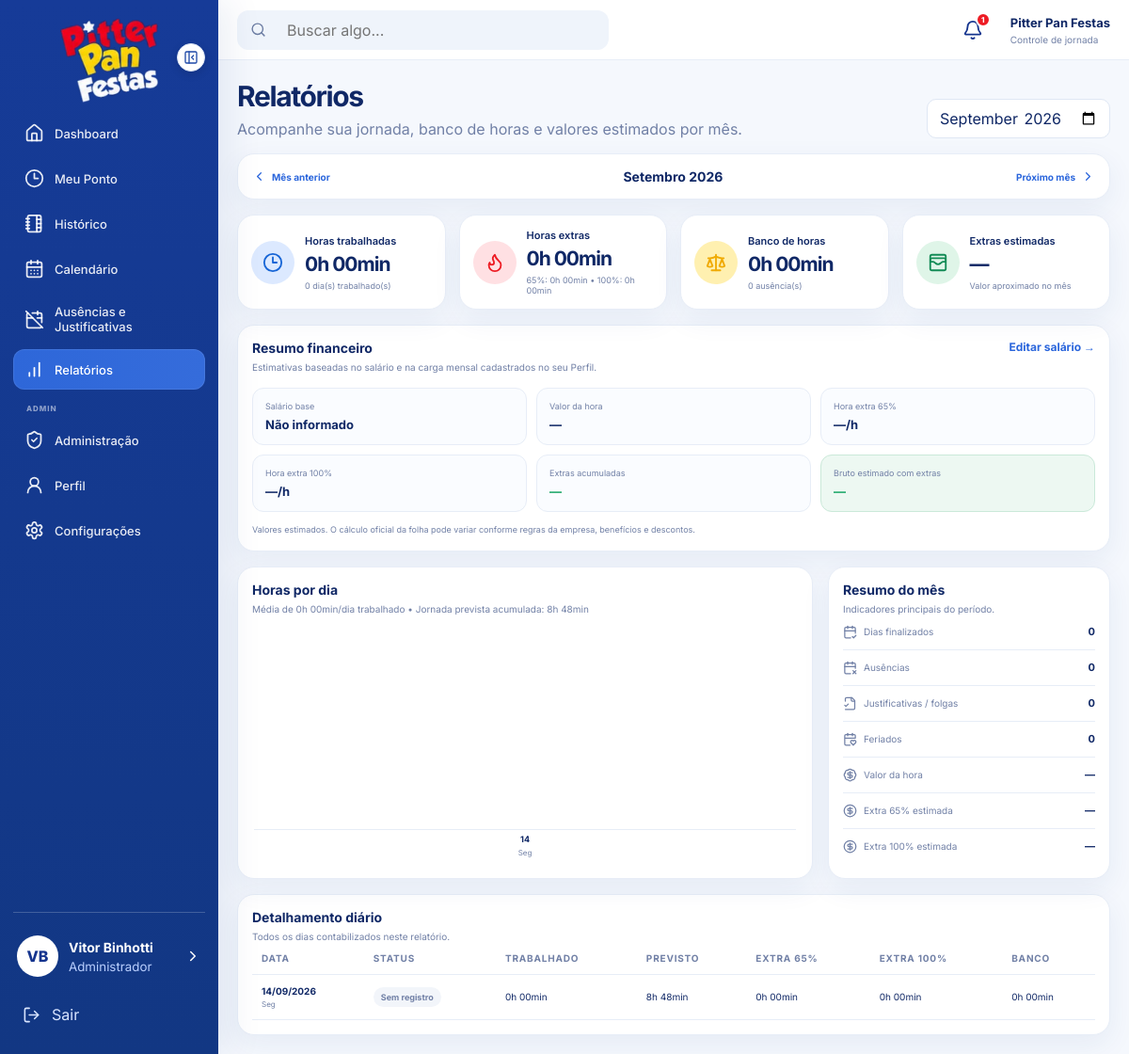
The app's page /public/?route=reports (signed in) with its own data.
### tables this page shows
CREATE TABLE users (
    id BIGINT UNSIGNED AUTO_INCREMENT PRIMARY KEY,
    name VARCHAR(120) NOT NULL,
    email VARCHAR(160) NOT NULL UNIQUE,
    password VARCHAR(255) NOT NULL,
    role ENUM('admin', 'employee') NOT NULL DEFAULT 'employee',
    salary DECIMAL(10,2) NULL,
    daily_minutes SMALLINT UNSIGNED NOT NULL DEFAULT 528 COMMENT '8h48 = 528 minutos',
    monthly_hours SMALLINT UNSIGNED NOT NULL DEFAULT 220,
    workday_start TIME NOT NULL DEFAULT '08:00:00',
    workday_end TIME NOT NULL DEFAULT '17:48:00',
    lunch_start_time TIME NOT NULL DEFAULT '12:00:00',
    lunch_minutes SMALLINT UNSIGNED NOT NULL DEFAULT 60,
    theme ENUM('light', 'dark') NOT NULL DEFAULT 'light',
    notifications_enabled TINYINT(1) NOT NULL DEFAULT 1,
    browser_notifications TINYINT(1) NOT NULL DEFAULT 0,
    notification_before_minutes SMALLINT UNSIGNED NOT NULL DEFAULT 10,
    notification_after_minutes SMALLINT UNSIGNED NOT NULL DEFAULT 5,
    notify_entry_enabled TINYINT(1) NOT NULL DEFAULT 1,
    notify_lunch_start_enabled TINYINT(1) NOT NULL DEFAULT 1,
    notify_lunch_return_enabled TINYINT(1) NOT NULL DEFAULT 1,
    notify_clock_out_enabled TINYINT(1) NOT NULL DEFAULT 1,
    avatar_path VARCHAR(255) NULL,
    is_active TINYINT(1) NOT NULL DEFAULT 1,
    created_at TIMESTAMP NOT NULL DEFAULT CURRENT_TIMESTAMP,
    updated_at TIMESTAMP NOT NULL DEFAULT CURRENT_TIMESTAMP ON UPDATE CURRENT_TIMESTAMP
);

### app/Views/reports/index.php (the view, shortened to what the rows shown need)
<?php
function reportMinutes(int $minutes): string
{
    $hours = intdiv(abs($minutes), 60);
    $mins = abs($minutes) % 60;
    return $hours . 'h ' . str_pad((string)$mins, 2, '0', STR_PAD_LEFT) . 'min';
}
function reportSignedMinutes(int $minutes): string
{
    if ($minutes === 0) {
        return '0h 00min';
    }
    return ($minutes > 0 ? '+' : '-')
        . reportMinutes($minutes);
}
$weekdayNames = [
    1 => 'Seg',
    2 => 'Ter',
    3 => 'Qua',
    4 => 'Qui',
    5 => 'Sex',
    6 => 'Sáb',
    7 => 'Dom',
];
?>
<div class="page-heading reports-page-heading">
    <div>
        <h1>Relatórios</h1>
    </div>
</div>
<div class="report-stats-grid">
    <article class="stat-card report-stat-card">
        <div>
            <small>Horas trabalhadas</small>
            <strong><?= reportMinutes($totalWorked) ?></strong>
            <span class="muted"><?= $daysWorked ?> dia(s) trabalhado(s)</span>
        </div>
    </article>
    <article class="stat-card report-stat-card">
        <div>
            <small>Horas extras</small>
            <strong><?= reportMinutes($totalExtra65 + $totalExtra100) ?></strong>
            <span class="muted">
                65%: <?= reportMinutes($totalExtra65) ?> •
                100%: <?= reportMinutes($totalExtra100) ?>
            </span>
        </div>
    </article>
    <article class="stat-card report-stat-card">
        <div>
            <small>Banco de horas</small>
            <strong class="<?= $totalBank > 0 ? 'balance-positive' : ($totalBank < 0 ? 'balance-negative' : '') ?>">
                <?= reportSignedMinutes($totalBank) ?>
            </strong>
            <span class="muted"><?= $absences ?> ausência(s)</span>
        </div>
    </article>
</div>
<div class="reports-main-grid">
    <section class="panel report-chart-panel">
        <div class="panel-title-row">
            <div>
                <h3>Horas por dia</h3>
                <p>
                    Média de <?= reportMinutes($averageWorked) ?>/dia trabalhado
                    • Jornada prevista acumulada: <?= reportMinutes($totalExpected) ?>
                </p>
            </div>
        </div>
        <?php if ($rows === []): ?>
            <div class="empty-state report-empty-chart">
                Nenhum dado disponível para este mês.
            </div>
        <?php else: ?>
            <div class="monthly-bars">
                <?php foreach ($rows as $row):
                ?>
                    <div class="monthly-bar-col" title="<?= date('d/m/Y', strtotime($row['date'])) ?> • <?= reportMinutes($row['worked']) ?>">
                        <div class="monthly-bar-track">
                        </div>
                        <strong><?= date('d', strtotime($row['date'])) ?></strong>
                        <small><?= e($weekdayNames[$row['weekday']] ?? '') ?></small>
                    </div>
                <?php endforeach; ?>
            </div>
        <?php endif; ?>
    </section>
    <section class="panel report-summary-panel">
        <div class="report-summary-list">
            <div>
                <span><i data-lucide="calendar-check-2"></i> Dias finalizados</span>
                <strong><?= $completedDays ?></strong>
            </div>
            <div>
                <span><i data-lucide="calendar-x-2"></i> Ausências</span>
                <strong><?= $absences ?></strong>
            </div>
            <div>
                <span><i data-lucide="file-check-2"></i> Justificativas / folgas</span>
                <strong><?= $justifiedDays ?></strong>
            </div>
            <div>
                <span><i data-lucide="calendar-heart"></i> Feriados</span>
                <strong><?= $holidays ?></strong>
            </div>
        </div>
    </section>
</div>
<section class="panel report-table-panel">
    <?php if ($rows === []): ?>
        <div class="empty-state">Nenhum registro encontrado.</div>
    <?php else: ?>
        <div class="report-table-wrap">
            <table class="report-table">
                <thead>
                    <tr>
                        <th>Data</th>
                        <th>Status</th>
                        <th>Trabalhado</th>
                        <th>Previsto</th>
                        <th>Extra 65%</th>
                        <th>Extra 100%</th>
                        <th>Banco</th>
                    </tr>
                </thead>
                <tbody>
                    <?php foreach (array_reverse($rows) as $row): ?>
                        <tr>
                            <td>
                                <strong><?= date('d/m/Y', strtotime($row['date'])) ?></strong>
                                <small><?= e($weekdayNames[$row['weekday']] ?? '') ?></small>
                            </td>
                            <td>
                                <span class="report-status <?= e($row['statusClass']) ?>">
                                    <?= e($row['status']) ?>
                                </span>
                            </td>
                            <td><?= reportMinutes($row['worked']) ?></td>
                            <td><?= reportMinutes($row['expected']) ?></td>
                            <td><?= reportMinutes($row['extra65']) ?></td>
                            <td><?= reportMinutes($row['extra100']) ?></td>
                            <td class="<?= $row['bank'] > 0 ? 'balance-positive' : ($row['bank'] < 0 ? 'balance-negative' : '') ?>">
                                <?= reportSignedMinutes($row['bank']) ?>
                            </td>
                        </tr>
                    <?php endforeach; ?>
                </tbody>
            </table>
        </div>
    <?php endif; ?>
</section>

### app/Views/layouts/app.php (shortened to what the rows shown need)
<?php
$currentUser = authUser();
$viewUser = $user ?? null;
$theme = $viewUser['theme'] ?? 'light';
?>
<!DOCTYPE html>
<html lang="pt-BR">
<head>
    <link rel="stylesheet" href="<?= asset('css/app.css') ?>">
</head>
<body class="<?= $theme === 'dark' ? 'theme-dark' : 'theme-light' ?>">
<div class="app-shell">
    <aside class="sidebar" id="sidebar">
        <div class="sidebar-footer">
            <a href="<?= url('profile') ?>" class="mini-profile" data-tooltip="Perfil">
                <span class="mini-profile-text">
                    <strong><?= e($currentUser['name'] ?? 'Usuário') ?></strong>
                    <small><?= isAdmin() ? 'Administrador' : 'Colaborador' ?></small>
                </span>
            </a>
        </div>
    </aside>
    <main class="main-content">
        <section class="page-content">
            <?php require $viewFile; ?>
        </section>
    </main>
</div>
</body>
</html>

### records on screen
users: name "Vitor Binhotti", browser_notifications "0h 00min", browser_notifications "0", reportMinutes($totalExtra65 + $totalExtra100) "0h 00min", daily_minutes "8h 48min", date "14", weekday "Seg", date "14/09/2026", status "Sem registro"

### other values on screen
$initials ?: 'U' "VB"
count($smartNotifications) "1"
$monthNames[(int)$monthStart->format('n')] "Setembro"
$monthStart->format('Y') "2026"
reportCurrency($estimatedTotal) "—"
reportCurrency($hourlyValue) "—"
reportCurrency($hourlyExtra65Value) "—"
reportCurrency($hourlyExtra100Value) "—"
reportCurrency($projectedGross) "—"
reportCurrency($estimated65) "—"
reportCurrency($estimated100) "—"
